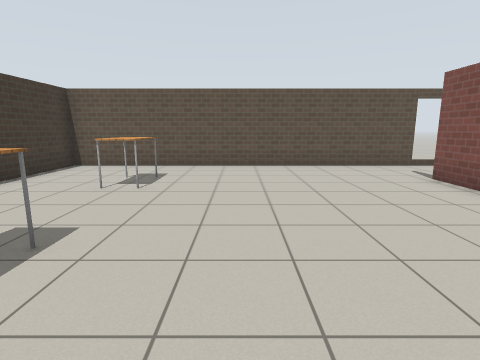
View 1 (above)

21 first-person views from a walk through a robot-simulator world made for Gazebo. The camera is 1.2 m above the floor, tilts 10° down and sees 80° across. Floor lines are 1 m apart. The floor is counted in squares, 1 m on a side. Each view is taken from the middle of a square. On the plan, view 1 faces up. The plan holds only what a view shows up to about 12 squares ahead; the rest is blank. Simple patterns stand in for the simulator's built-in surfaces. Simple shapes stand in for some stock models. Some surface patterns are stand-ins.

View 2
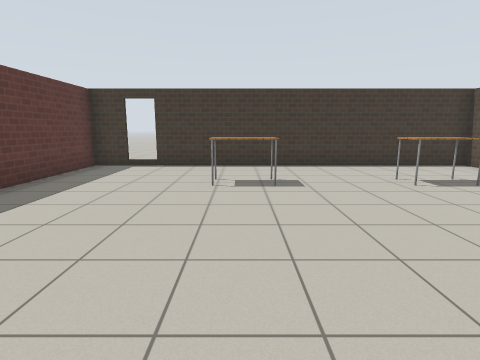

View 3
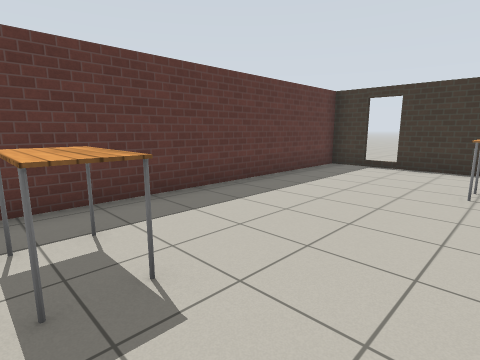

View 4
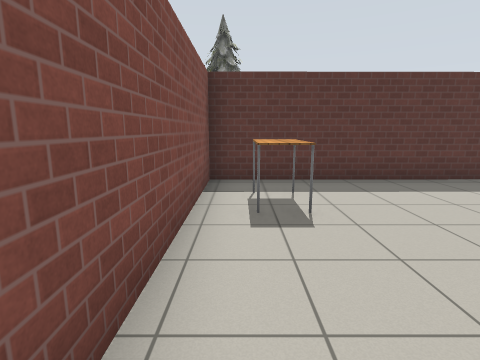

View 5
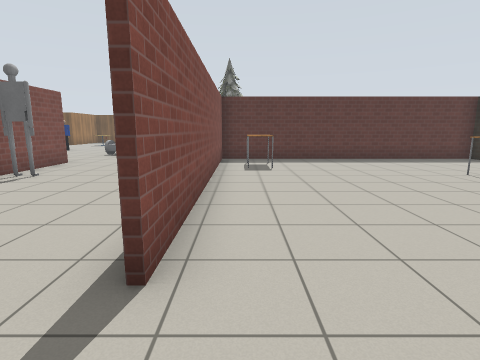

View 6
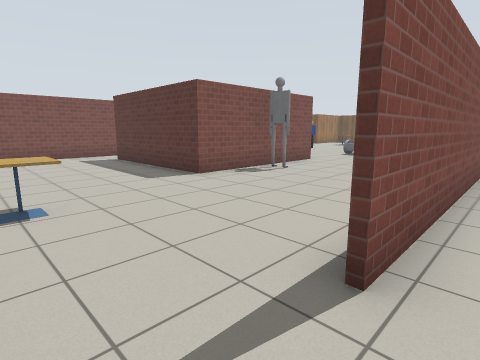

View 7
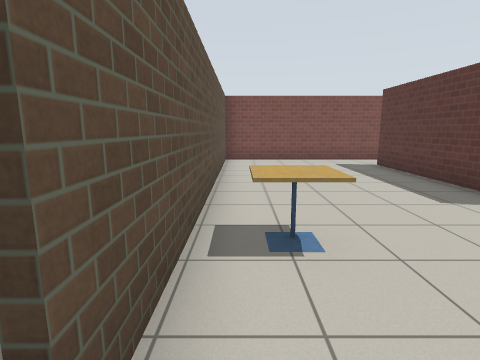

View 8
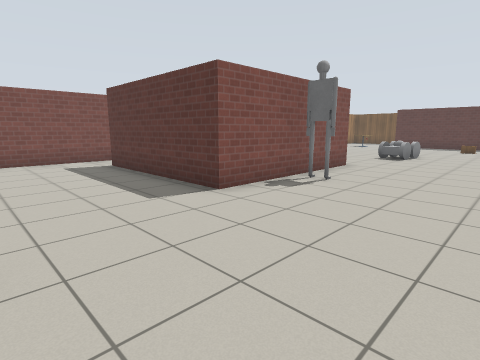

View 9
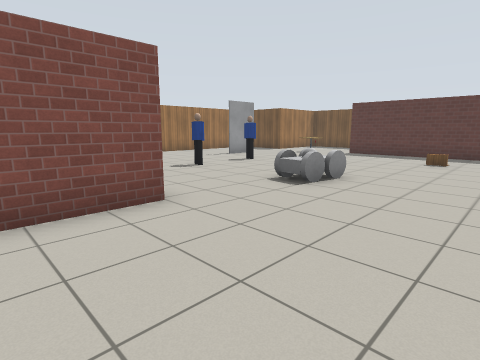

View 10
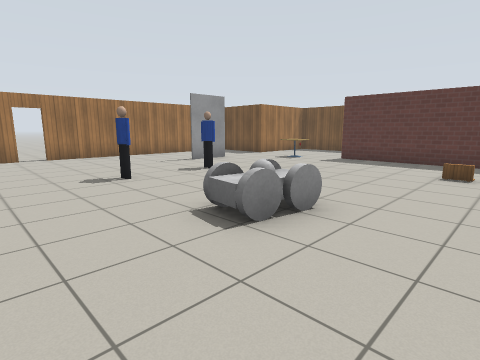

View 11
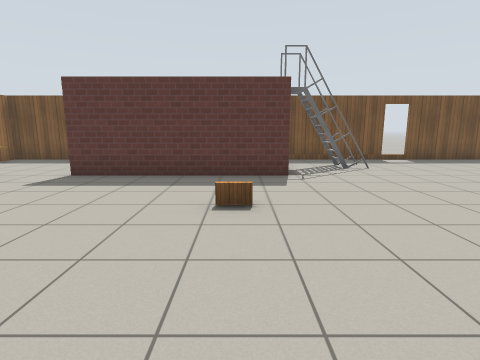

View 12
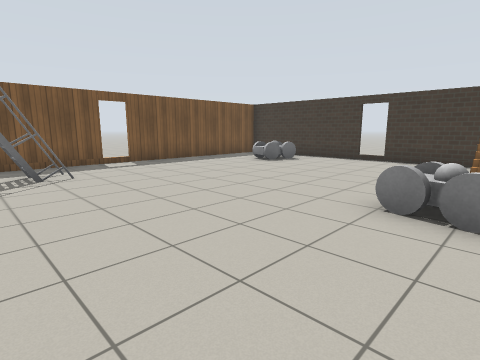

View 13
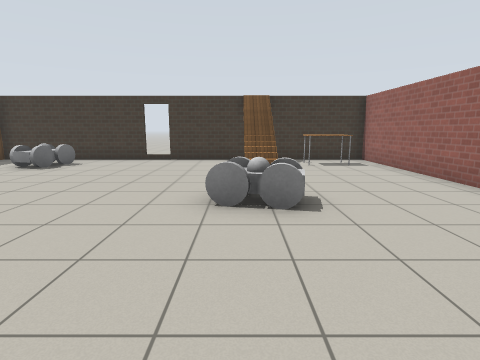

View 14
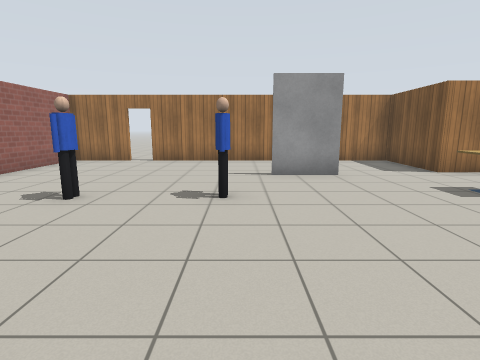

View 15
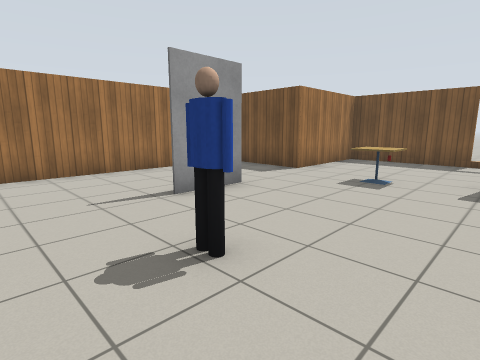

View 16
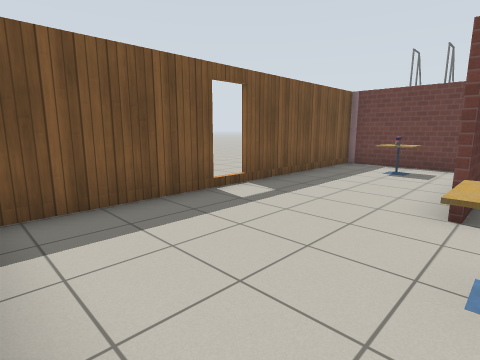

View 17
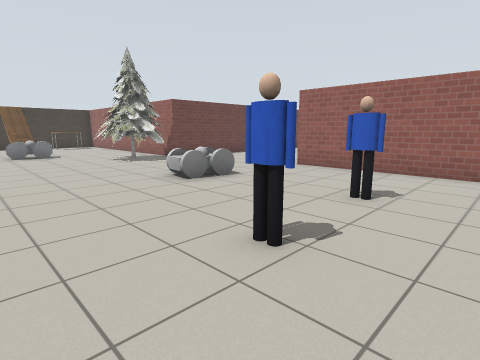

View 18
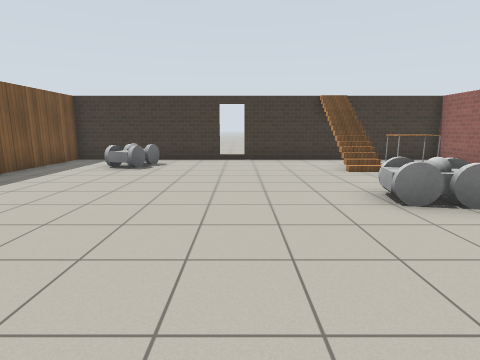

View 19
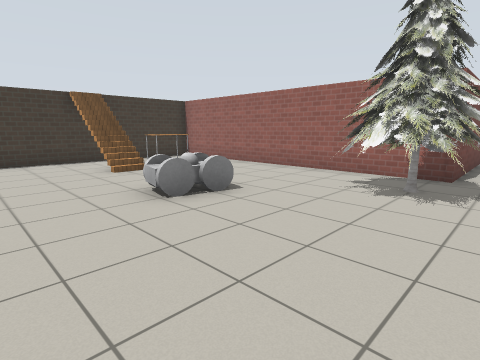

View 20
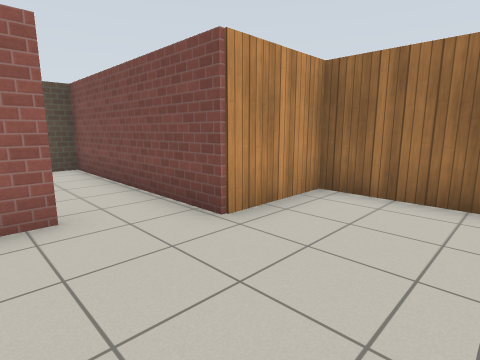

View 21
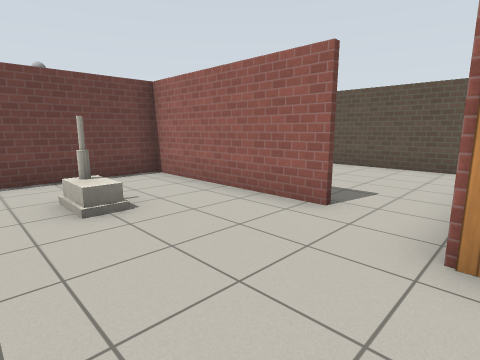

### Floor plan
Ten units are one square. View 1 is at (0, 0); x grows to the right and y downward. Boxes are objects, and circles mark ways between rooms. Rooms are numbered by the first view taken in them; rooms with no view inside come last. Other rooms are left out.
<svg viewBox="-65 -105 272 290">
<path fill="none" stroke="#000" d="M-57 29 47 29 47 -70M34 -96 -56 -96 -56 29M66 135 125 135M69 144 69 176M49 -18 49 30 -57 30M103 -26 103 -43 159 -43M202 37 202 15M197 15 103 15 103 -14M-56 29 -56 176 171 176 170 136 202 138 202 45M176 -44 176 -96 34 -96M159 -41 105 -41 105 -5M103 -14 103 -26M202 -4 202 -29 176 -29 176 -44"/>
<rect x="-35" y="-35" width="20" height="20" fill="#bbb"><title>table</title></rect>
<rect x="-35" y="-75" width="20" height="20" fill="#bbb"><title>table</title></rect>
<rect x="25" y="-5" width="20" height="20" fill="#bbb"><title>table</title></rect>
<rect x="-45" y="135" width="20" height="20" fill="#bbb"><title>other object</title></rect>
<rect x="-45" y="65" width="20" height="10" fill="#bbb"><title>stairs</title></rect>
<rect x="-45" y="35" width="10" height="20" fill="#bbb"><title>table</title></rect>
<rect x="5" y="65" width="20" height="20" fill="#bbb"><title>other object</title></rect>
<rect x="25" y="35" width="40" height="30" fill="#bbb"><title>pine tree</title></rect>
<rect x="35" y="145" width="30" height="20" fill="#bbb"><title>ladder</title></rect>
<rect x="75" y="145" width="20" height="20" fill="#bbb"><title>cafe table</title></rect>
<rect x="75" y="95" width="10" height="10" fill="#bbb"><title>other object</title></rect>
<rect x="85" y="145" width="10" height="10" fill="#bbb"><title>other object</title></rect>
<rect x="85" y="45" width="20" height="20" fill="#bbb"><title>other object</title></rect>
<rect x="85" y="-25" width="20" height="10" fill="#bbb"><title>other object</title></rect>
<rect x="85" y="-95" width="10" height="20" fill="#bbb"><title>cafe table</title></rect>
<rect x="135" y="125" width="20" height="10" fill="#bbb"><title>cafe table</title></rect>
<rect x="135" y="75" width="10" height="10" fill="#bbb"><title>person</title></rect>
<rect x="135" y="45" width="10" height="10" fill="#bbb"><title>person</title></rect>
<rect x="165" y="85" width="10" height="20" fill="#bbb"><title>grey box</title></rect>
<rect x="125" y="-15" width="10" height="10" fill="#bbb"><title>house</title></rect>
<circle cx="43" cy="-80" r="3" fill="#2a7"/>
<circle cx="165" cy="-40" r="3" fill="#2a7"/>
<text x="-10" y="-30">1</text>
<text x="80" y="70">2</text>
<text x="150" y="-20">3</text>
</svg>
Room 1 opens to room 2. Room 2 opens to room 3.

Where each view was taken, in squares from view 1:
view 1: 0 up, 0 right, facing up
view 2: 2 up, 4 right, facing left
view 3: 2 up, 4 right, facing down-left
view 4: 4 up, 4 right, facing down
view 5: 9 up, 4 right, facing down
view 6: 9 up, 4 right, facing down-right
view 7: 9 up, 6 right, facing right
view 8: 8 up, 6 right, facing down-right
view 9: 1 up, 6 right, facing down-right
view 10: 2 down, 7 right, facing down-right
view 11: 6 down, 8 right, facing down
view 12: 7 down, 6 right, facing down-left
view 13: 8 down, 6 right, facing left
view 14: 8 down, 9 right, facing right
view 15: 6 down, 12 right, facing down-right
view 16: 13 down, 17 right, facing down-left
view 17: 10 down, 16 right, facing up-left
view 18: 11 down, 6 right, facing left
view 19: 11 down, 6 right, facing up-left
view 20: 0 up, 15 right, facing up-right
view 21: 0 up, 18 right, facing up-left
